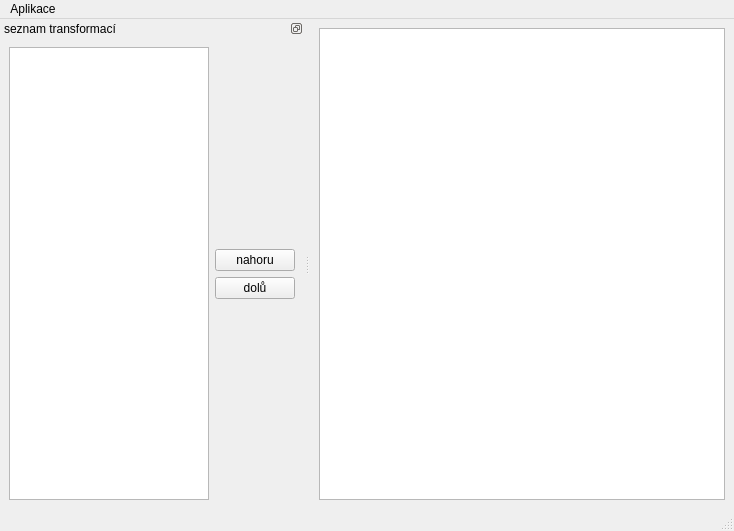
<?xml version="1.0" encoding="UTF-8"?>
<ui version="4.0">
 <class>MainWindow</class>
 <widget class="QMainWindow" name="MainWindow">
  <property name="geometry">
   <rect>
    <x>0</x>
    <y>0</y>
    <width>734</width>
    <height>531</height>
   </rect>
  </property>
  <property name="windowTitle">
   <string>Transformátor</string>
  </property>
  <widget class="QWidget" name="centralwidget">
   <layout class="QVBoxLayout" name="verticalLayout_2">
    <item>
     <widget class="QGraphicsView" name="view">
      <property name="sizePolicy">
       <sizepolicy hsizetype="Expanding" vsizetype="Expanding">
        <horstretch>0</horstretch>
        <verstretch>0</verstretch>
       </sizepolicy>
      </property>
      <property name="interactive">
       <bool>false</bool>
      </property>
      <property name="renderHints">
       <set>QPainter::HighQualityAntialiasing|QPainter::TextAntialiasing</set>
      </property>
     </widget>
    </item>
   </layout>
  </widget>
  <widget class="QMenuBar" name="menubar">
   <property name="geometry">
    <rect>
     <x>0</x>
     <y>0</y>
     <width>734</width>
     <height>25</height>
    </rect>
   </property>
   <widget class="QMenu" name="menuAplikace">
    <property name="title">
     <string>Aplikace</string>
    </property>
    <addaction name="actionOtevrit_soubor"/>
    <addaction name="actionKonec"/>
   </widget>
   <addaction name="menuAplikace"/>
  </widget>
  <widget class="QStatusBar" name="statusbar"/>
  <widget class="QDockWidget" name="dockWidget">
   <property name="sizePolicy">
    <sizepolicy hsizetype="Minimum" vsizetype="Minimum">
     <horstretch>0</horstretch>
     <verstretch>0</verstretch>
    </sizepolicy>
   </property>
   <property name="minimumSize">
    <size>
     <width>172</width>
     <height>228</height>
    </size>
   </property>
   <property name="features">
    <set>QDockWidget::DockWidgetFloatable|QDockWidget::DockWidgetMovable</set>
   </property>
   <property name="allowedAreas">
    <set>Qt::LeftDockWidgetArea|Qt::RightDockWidgetArea</set>
   </property>
   <property name="windowTitle">
    <string>seznam transformací</string>
   </property>
   <attribute name="dockWidgetArea">
    <number>1</number>
   </attribute>
   <widget class="QWidget" name="dockWidgetContents">
    <layout class="QHBoxLayout" name="horizontalLayout">
     <item>
      <widget class="QListWidget" name="transformList">
       <property name="sizePolicy">
        <sizepolicy hsizetype="Minimum" vsizetype="Preferred">
         <horstretch>0</horstretch>
         <verstretch>0</verstretch>
        </sizepolicy>
       </property>
       <property name="minimumSize">
        <size>
         <width>50</width>
         <height>0</height>
        </size>
       </property>
       <property name="maximumSize">
        <size>
         <width>200</width>
         <height>16777215</height>
        </size>
       </property>
      </widget>
     </item>
     <item>
      <layout class="QVBoxLayout" name="verticalLayout">
       <item>
        <spacer name="verticalSpacer">
         <property name="orientation">
          <enum>Qt::Vertical</enum>
         </property>
         <property name="sizeHint" stdset="0">
          <size>
           <width>20</width>
           <height>40</height>
          </size>
         </property>
        </spacer>
       </item>
       <item>
        <widget class="QPushButton" name="upButton">
         <property name="text">
          <string>nahoru</string>
         </property>
        </widget>
       </item>
       <item>
        <widget class="QPushButton" name="downButton">
         <property name="text">
          <string>dolů</string>
         </property>
        </widget>
       </item>
       <item>
        <spacer name="verticalSpacer_2">
         <property name="orientation">
          <enum>Qt::Vertical</enum>
         </property>
         <property name="sizeHint" stdset="0">
          <size>
           <width>20</width>
           <height>40</height>
          </size>
         </property>
        </spacer>
       </item>
      </layout>
     </item>
    </layout>
   </widget>
  </widget>
  <action name="actionKonec">
   <property name="text">
    <string>Konec</string>
   </property>
  </action>
  <action name="actionOtev_t_soubor">
   <property name="text">
    <string>Otevřít soubor</string>
   </property>
  </action>
  <action name="actionOtevrit_soubor">
   <property name="text">
    <string>Otevrit soubor</string>
   </property>
  </action>
 </widget>
 <resources/>
 <connections>
  <connection>
   <sender>actionKonec</sender>
   <signal>triggered()</signal>
   <receiver>MainWindow</receiver>
   <slot>close()</slot>
   <hints>
    <hint type="sourcelabel">
     <x>-1</x>
     <y>-1</y>
    </hint>
    <hint type="destinationlabel">
     <x>319</x>
     <y>239</y>
    </hint>
   </hints>
  </connection>
  <connection>
   <sender>upButton</sender>
   <signal>clicked()</signal>
   <receiver>MainWindow</receiver>
   <slot>moveItemUp()</slot>
   <hints>
    <hint type="sourcelabel">
     <x>285</x>
     <y>276</y>
    </hint>
    <hint type="destinationlabel">
     <x>175</x>
     <y>25</y>
    </hint>
   </hints>
  </connection>
  <connection>
   <sender>downButton</sender>
   <signal>clicked()</signal>
   <receiver>MainWindow</receiver>
   <slot>moveItemDown()</slot>
   <hints>
    <hint type="sourcelabel">
     <x>289</x>
     <y>309</y>
    </hint>
    <hint type="destinationlabel">
     <x>176</x>
     <y>508</y>
    </hint>
   </hints>
  </connection>
  <connection>
   <sender>transformList</sender>
   <signal>itemSelectionChanged()</signal>
   <receiver>MainWindow</receiver>
   <slot>itemChanged()</slot>
   <hints>
    <hint type="sourcelabel">
     <x>154</x>
     <y>340</y>
    </hint>
    <hint type="destinationlabel">
     <x>355</x>
     <y>505</y>
    </hint>
   </hints>
  </connection>
  <connection>
   <sender>actionOtevrit_soubor</sender>
   <signal>triggered()</signal>
   <receiver>MainWindow</receiver>
   <slot>open()</slot>
   <hints>
    <hint type="sourcelabel">
     <x>53</x>
     <y>15</y>
    </hint>
    <hint type="destinationlabel">
     <x>669</x>
     <y>29</y>
    </hint>
   </hints>
  </connection>
 </connections>
 <slots>
  <slot>moveItemUp()</slot>
  <slot>moveItemDown()</slot>
  <slot>itemChanged()</slot>
  <slot>open()</slot>
 </slots>
</ui>
